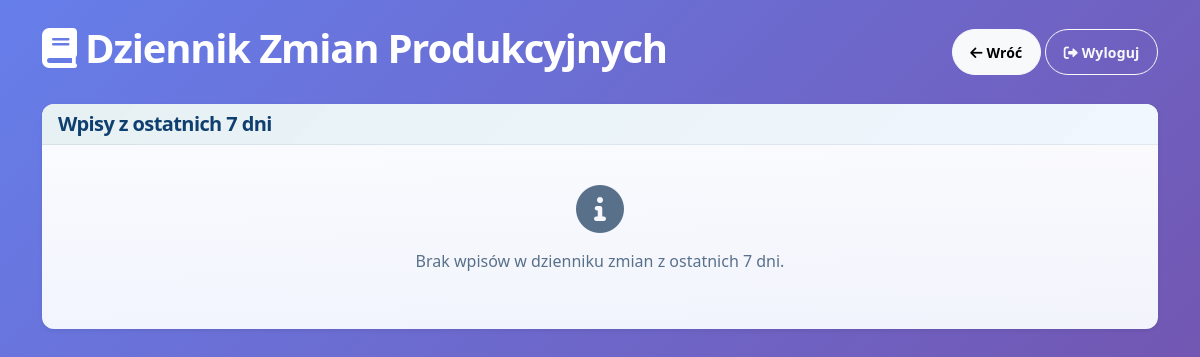
The app's page /kierownik/dziennik-zmian (signed in), older data.
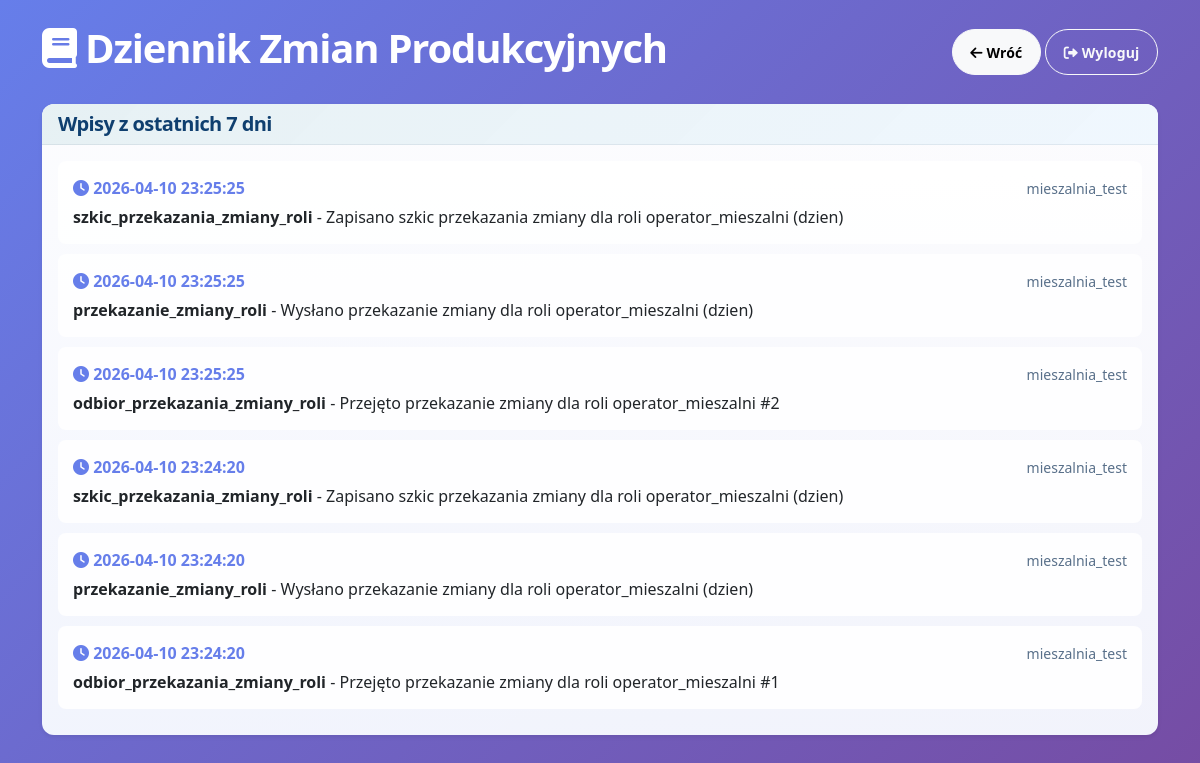
The same page, newer data.
### tables this page shows
CREATE TABLE production_log (
            id INTEGER PRIMARY KEY AUTOINCREMENT,
            operation_type TEXT NOT NULL,  -- rozpoczecie, zakonczenie, pauza, wznowienie, etc.
            description TEXT NOT NULL,
            machine TEXT,
            plan_id INTEGER,
            user TEXT NOT NULL,
            created_at TIMESTAMP DEFAULT CURRENT_TIMESTAMP
        );

### routers/kierownik.py (the view)
@router.get("/dziennik-zmian")
def kierownik_dziennik_zmian(request: Request, user=Depends(require_manager_or_admin), conn=Depends(get_db)):
    cur = conn.cursor()
    cur.execute("""
        SELECT pl.*, p.order_number, p.machine
        FROM production_log pl
        LEFT JOIN production_plans p ON pl.plan_id = p.id
        WHERE pl.created_at >= ?
        ORDER BY pl.created_at DESC
    """, (utc_threshold_db_string(days=7),))
    operations = cur.fetchall()
    return render_template("kierownik_dziennik_zmian.html", {
        "operations": operations,
        "user": {"username": user["username"], "role": user["role"]},
    })

### templates/kierownik_dziennik_zmian.html (shortened to what this page needs)
<!DOCTYPE html>
<html lang="pl">
<head>
    <link href="https://cdn.jsdelivr.net/npm/bootstrap@5.3.0/dist/css/bootstrap.min.css" rel="stylesheet">
    <link rel="stylesheet" href="https://cdnjs.cloudflare.com/ajax/libs/font-awesome/6.0.0/css/all.min.css">
    <link rel="stylesheet" href="/static/app-modern.css">
</head>
<body>
<div class="container mt-4">
    <div class="d-flex justify-content-between align-items-center mb-4">
        <h1 style="color: white;"><i class="fas fa-book"></i> Dziennik Zmian Produkcyjnych</h1>
        <div>
            <a href="/kierownik" class="btn btn-light btn-sm"><i class="fas fa-arrow-left"></i> Wróć</a>
            <a href="/logout" class="btn btn-outline-light btn-sm"><i class="fas fa-sign-out-alt"></i> Wyloguj</a>
        </div>
    </div>
    <div class="card shadow-sm">
        <div class="card-header bg-white">
            <h5 class="mb-0">Wpisy z ostatnich 7 dni</h5>
        </div>
        <div class="card-body">
            {% if operations %}
                {% for op in operations %}
                <div class="operation-entry">
                    <div class="d-flex justify-content-between align-items-start">
                        <div class="flex-grow-1">
                            <div class="operation-time">
                                <i class="fas fa-clock"></i> {{ op.created_at|localdatetime }}
                            </div>
                            <div class="operation-details">
                                <strong>{{ op.operation_type }}</strong> - {{ op.description }}
                            </div>
                        </div>
                        <div class="text-end">
                            <small class="text-muted">{{ op.user }}</small>
                        </div>
                    </div>
                </div>
                {% endfor %}
            {% else %}
                <div class="text-center text-muted py-4">
                    <i class="fas fa-info-circle fa-3x mb-3"></i>
                    <p>Brak wpisów w dzienniku zmian z ostatnich 7 dni.</p>
                </div>
            {% endif %}
        </div>
    </div>
</div>
</body>
</html>

### static/app-modern.css (style rules this page uses)
:root { --app-bg: #f3f8ff; --app-surface: rgba(255, 255, 255, 0.9); --app-surface-strong: #ffffff; --app-border: rgba(29, 53, 87, 0.12); --app-text: #12304a; --app-text-soft: #59708a; --app-primary: #0e7490; --app-primary-strong: #0f3f6f; --app-accent: #ff8a3d; --app-accent-strong: #ff5f45; --app-success: #198754; --app-warning: #f4b740; --app-danger: #d9534f; --app-info: #3d9cf5; --app-shadow: 0 18px 40px rgba(15, 63, 111, 0.12); --app-shadow-soft: 0 8px 22px rgba(15, 63, 111, 0.08); --app-radius-lg: 24px; --app-radius-md: 18px; --app-radius-sm: 12px; }
body { min-height: 100vh; color: var(--app-text); }
.container, .container-fluid { position: relative; z-index: 1; }
h1, h2, h3, h4, h5, h6, .display-4, .display-5, .display-6 { color: var(--app-primary-strong); font-weight: 800; letter-spacing: -0.03em; }
p, .text-muted, small, .form-text { color: var(--app-text-soft) !important; }
.card { background: linear-gradient(180deg, rgba(255,255,255,0.98), rgba(247,250,255,0.96)); border: 1px solid var(--app-border); border-radius: var(--app-radius-lg); box-shadow: var(--app-shadow-soft); overflow: hidden; transition: transform 0.22s ease, box-shadow 0.22s ease, border-color 0.22s ease; }
.card-header { border-bottom: 1px solid rgba(29, 53, 87, 0.08); background: linear-gradient(135deg, rgba(14, 116, 144, 0.1), rgba(61, 156, 245, 0.08)); }
.btn { border-radius: 999px; font-weight: 700; letter-spacing: 0.01em; padding: 0.72rem 1.1rem; border-width: 1px; transition: transform 0.2s ease, box-shadow 0.2s ease, background-color 0.2s ease; }

### templates/kierownik_dziennik_zmian.html (style rules this page uses)
body { background: linear-gradient(135deg, #667eea 0%, #764ba2 100%); min-height: 100vh; }
.card { border: none; border-radius: 12px; }
.operation-entry { background: rgba(255, 255, 255, 0.9); border-radius: 8px; padding: 15px; margin-bottom: 10px; }
.operation-time { font-weight: bold; color: #667eea; }
.operation-details { margin-top: 5px; }

Row changes from the older to the newer data that the page shows:
added production_log: created_at|localdatetime "2026-04-10 23:25:25", operation_type "szkic_przekazania_zmiany_roli", description "Zapisano szkic przekazania zmiany dla roli operator_mieszalni (dzien)", user "mieszalnia_test"
added production_log: created_at|localdatetime "2026-04-10 23:25:25", operation_type "przekazanie_zmiany_roli", description "Wysłano przekazanie zmiany dla roli operator_mieszalni (dzien)", user "mieszalnia_test"
added production_log: created_at|localdatetime "2026-04-10 23:25:25", operation_type "odbior_przekazania_zmiany_roli", description "Przejęto przekazanie zmiany dla roli operator_mieszalni #2", user "mieszalnia_test"
added production_log: created_at|localdatetime "2026-04-10 23:24:20", operation_type "szkic_przekazania_zmiany_roli", description "Zapisano szkic przekazania zmiany dla roli operator_mieszalni (dzien)", user "mieszalnia_test"
added production_log: created_at|localdatetime "2026-04-10 23:24:20", operation_type "przekazanie_zmiany_roli", description "Wysłano przekazanie zmiany dla roli operator_mieszalni (dzien)", user "mieszalnia_test"
added production_log: created_at|localdatetime "2026-04-10 23:24:20", operation_type "odbior_przekazania_zmiany_roli", description "Przejęto przekazanie zmiany dla roli operator_mieszalni #1", user "mieszalnia_test"
Text that changed along with them:
text no longer shown: "Brak wpisów w dzienniku zmian z ostatnich 7 dni."
